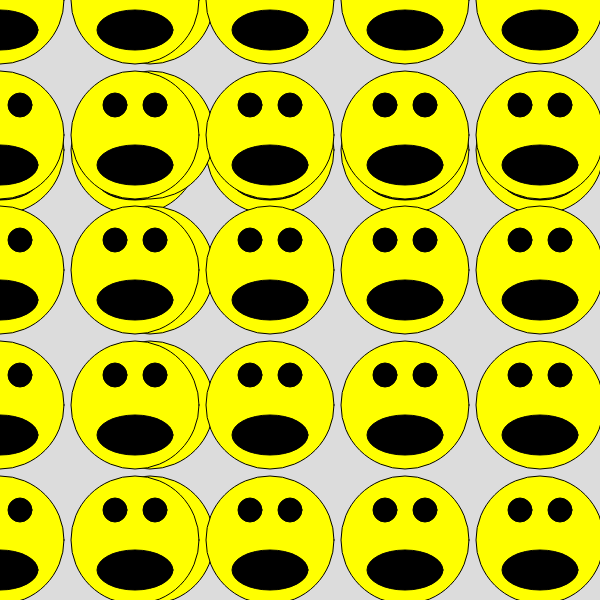
Frame 1 (no input)
Frame 60 (no input): identical to frame 1, image omitted
Frame 120 (the mouse pressed at the canvas centre since frame 60): identical to frame 1, image omitted

The p5.js sketch that drew this single still picture (run headless with seeded random() and noise() and a simulated clock; from frame 60 on, the mouse is pressed at the canvas centre):

// p5.js sketch
// ── sketch.js
function setup()
{
    createCanvas( 600, 600 );

    var angle = 360;
    var in_radians = to_radians( angle );
    var in_degrees = to_degrees( in_radians );
    console.log( in_radians, in_degrees );
}

function draw()
{
    background( 220 );
    for(let x = 0; x < width; x += 135)
    {
        smiley(x, height/4);
    }
    for ( let y = 0; y < height; y += 135 )
    {
        smiley( width/4, y );
    }

    for ( let y = 0; y < height; y += 135 )
    {
         for ( let x = 0; x < width; x += 135 )
         {
             smiley( x, y );
         }
    }
    // smiley( width / 2, height / 2 )
    // smiley( width / 4, height / 4 )
    // smiley( width / 4, 3 * height / 4 )
    // smiley( 3 * width / 4, 3 * height / 4 )
    // smiley( 3 * width / 4, height / 4 )
}

// two styles
// Task like function
// Computation like function -- radians/map

function to_radians( angle_in_degrees )
{
    var angle_in_radians = angle_in_degrees * PI / 180;
    return angle_in_radians;
}

function to_degrees( angle_in_radians )
{
    var angle_in_degrees = angle_in_radians * 180 / PI;
    return angle_in_degrees;
}

function smiley( x, y )
{
    push()
    {
        translate( x, y );
        fill( 'yellow' )
        circle( 0, 0, 128 )
        fill( 0 )
        circle( -20, -30, 24 )
        circle( 20, -30, 24 )
        ellipse( 0, 30, 76, 40 )
    }
    pop()
}
